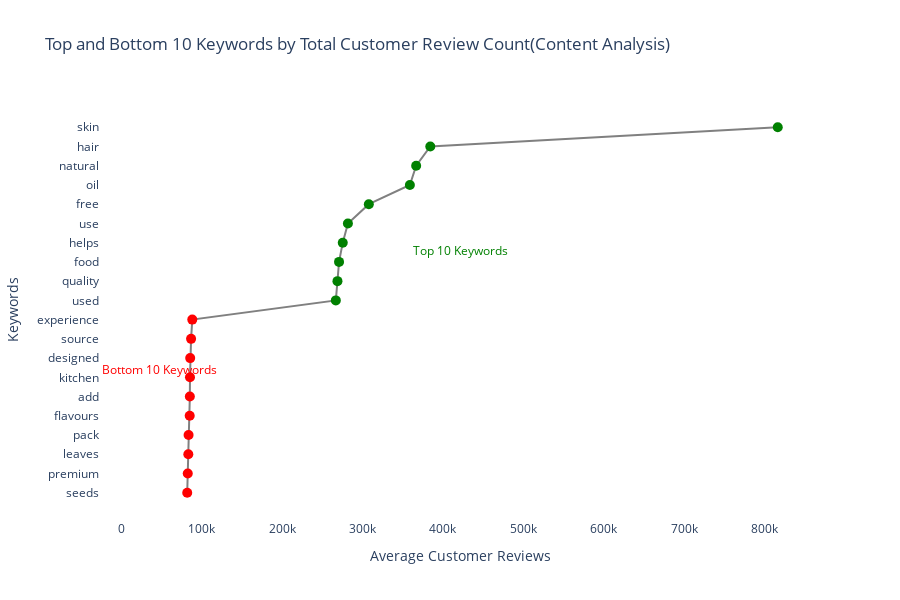

Notebook code cell kept with this figure:
### Code cell
import plotly.graph_objects as go
import pandas as pd

# Assuming 'sorted_keyword_reviews' is your Series with keyword average reviews
top_keywords = sorted_keyword_reviews.head(10)
bottom_keywords = sorted_keyword_reviews.tail(10)

# Combine the top and bottom keywords in reverse order to have an ascending trend
plot_data = pd.concat([bottom_keywords[::-1], top_keywords[::-1]])

# Create the lollipop chart
fig = go.Figure()

# Define colors for the plot: red for bottom keywords, green for top keywords
colors = ['red'] * len(bottom_keywords) + ['green'] * len(top_keywords)

# Add lollipops for the combined keywords
fig.add_trace(go.Scatter(
    x=plot_data.values, 
    y=plot_data.index, 
    mode='markers+lines',
    name='Average Reviews',
    marker=dict(color=colors, size=10),
    line=dict(color='gray')
))

# Customize layout
fig.update_layout(
    title='Top and Bottom 10 Keywords by Total Customer Review Count(Content Analysis)',
    xaxis_title='Average Customer Reviews',
    yaxis_title='Keywords',
    height=600,  # Adjust the height as necessary
    plot_bgcolor='white',  # Set background color to white
    xaxis=dict(showgrid=False),  # Remove x-axis gridlines
    yaxis=dict(showgrid=False),  # Remove y-axis gridlines
)

# Add a label for top keywords (green) on the right end
fig.add_annotation(
    x=top_keywords.values.mean(),
    y=top_keywords.index[-1],
    text=f'Top 10 Keywords',
    showarrow=False,
    font=dict(color='green'),
    xshift=50,  # Shift to the right
    yshift=50
)

# Add a label for bottom keywords (red) on the left end
fig.add_annotation(
    x=bottom_keywords.values.mean(),
    y=bottom_keywords.index[0],
    text=f'Bottom 10 Keywords',
    showarrow=False,
    font=dict(color='red'),
    xshift=-30,  # Shift to the left
    yshift=-50,  # Shift upwards
)

fig.show()

### Figure 1 — Plotly figure (JSON) as saved in the notebook; plotly's stock layout.template omitted (floating-point values rounded to 4 significant figures)
{"data": [{"line": {"color": "gray"}, "marker": {"color": ["red", "red", "red", "red", "red", "red", "red", "red", "red", "red", "green", "green", "green", "green", "green", "green", "green", "green", "green", "green"], "size": 10}, "mode": "markers+lines", "name": "Average Reviews", "type": "scatter", "x": [81721, 82396, 83091, 83425, 84824, 84980, 85164, 85431, 86529, 88022, 266662, 268705, 270669, 275283, 281691, 307741, 358824, 366652, 384241, 816664], "y": ["seeds", "premium", "leaves", "pack", "flavours", "add", "kitchen", "designed", "source", "experience", "used", "quality", "food", "helps", "use", "free", "oil", "natural", "hair", "skin"]}], "layout": {"annotations": [{"font": {"color": "green"}, "showarrow": false, "text": "Top 10 Keywords", "x": 359700.0, "xshift": 50, "y": "used", "yshift": 50}, {"font": {"color": "red"}, "showarrow": false, "text": "Bottom 10 Keywords", "x": 84560.0, "xshift": -30, "y": "experience", "yshift": -50}], "height": 600, "plot_bgcolor": "white", "title": {"text": "Top and Bottom 10 Keywords by Total Customer Review Count(Content Analysis)"}, "xaxis": {"showgrid": false, "title": {"text": "Average Customer Reviews"}}, "yaxis": {"showgrid": false, "title": {"text": "Keywords"}}}}
